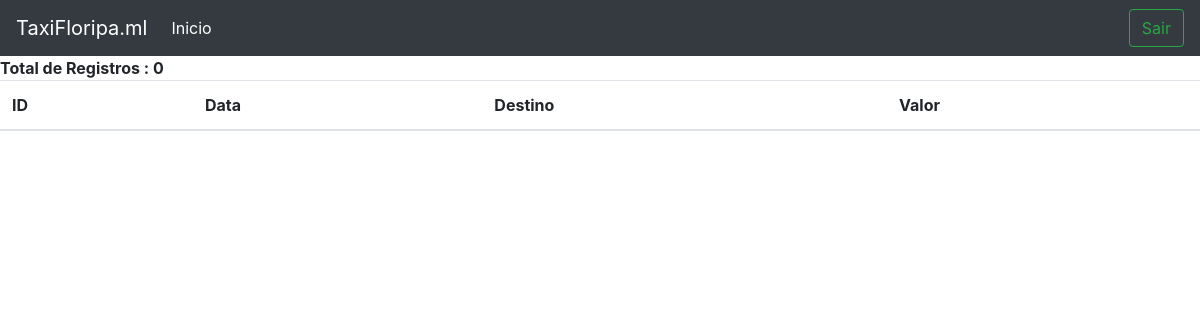
Page /taxi/ListarCorridas.php (signed in) on the earlier database version.
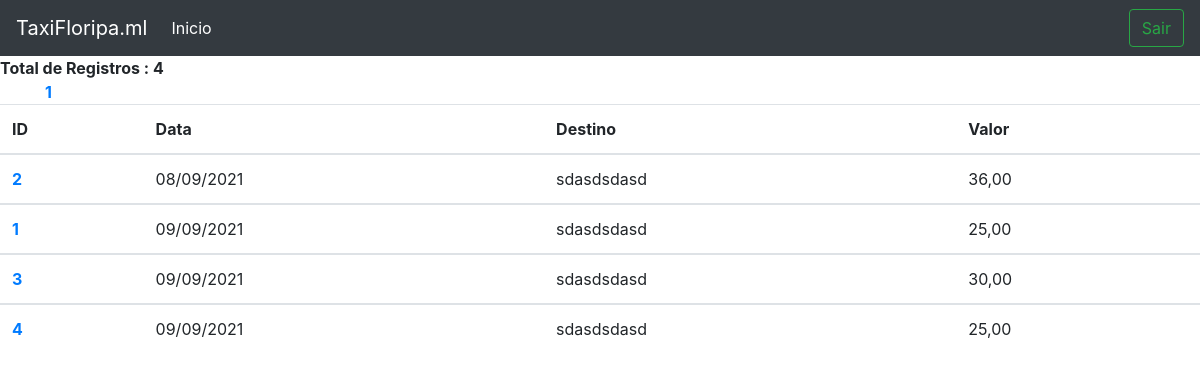
Same page on the later database version.
### tables this page shows
CREATE TABLE `corridas` (
  `Id` int(11) NOT NULL,
  `destino` varchar(50) NOT NULL,
  `pagamento` varchar(100) NOT NULL,
  `valor` varchar(100) NOT NULL,
  `usuario` varchar(100) NOT NULL,
  `data` varchar(100) NOT NULL,
  `dia` varchar(20) NOT NULL,
  `mes` varchar(20) NOT NULL,
  `ano` varchar(20) NOT NULL
);

### taxi/ListarCorridas.php (the view, shortened to what this page needs)
<?php
include ("topoLimpo.php");
?>
<!DOCTYPE html>
<html lang="pt-br">
  <head>
    <link rel="stylesheet" href="https://stackpath.bootstrapcdn.com/bootstrap/4.1.3/css/bootstrap.min.css">
    </head>
  <body>
<?php
include("../conecta.php");
?>
 <table class="table table-hover">
  <thead>
    <tr>
    <th scope="col">ID</th>
      <th scope="col">Data</th>
      <th scope="col">Destino</th>
      <th scope="col">Valor</th>
    </tr>
 </thead>
<?php
    $pagina = (isset($_GET['pagina']))? $_GET['pagina'] : 1;
    $cmd = "select * from corridas";
    $produtos = mysqli_query($con,$cmd);
    $total = mysqli_num_rows($produtos);
    $registros = 10000;
    $numPaginas = ceil($total/$registros);
    $inicio = ($registros*$pagina)-$registros;
    $cmd = "select * from corridas ORDER BY data ASC limit $inicio,$registros";
    $produtos = mysqli_query($con,$cmd);
    echo "<b>";
    echo "Total de Registros : ".$total = mysqli_num_rows($produtos);
    echo "<br>";
    while ($produto = mysqli_fetch_array($produtos)) {
      echo "<tbody>";
      echo"<tr>";
      echo "<th scope='row'>";
      echo "<a href='ListarDetalhadamente.php?cod=$produto[Id]'>";
      echo $produto['Id'];
      echo "</a>";
      echo "</th>";
      echo "<td>";
      echo $produto['data'];
      echo"</td>";
      echo "<td>";
      echo $produto['destino'];
      echo"</td>";
      echo "<td>";
      echo $produto['valor'];
      echo"</td>";
      echo"</tbody>";
  }
echo "<div class='container'>";
    for($i = 1; $i < $numPaginas + 1; $i++) {
        echo "<a href='ListarCorridas.php?pagina=$i'>".$i."</a> ";
    }
echo "</div>";
?>

Differences in the rows shown:
added corridas: Id "2", data "08/09/2021", destino "sdasdsdasd", valor "36,00"
added corridas: Id "1", data "09/09/2021", destino "sdasdsdasd", valor "25,00"
added corridas: Id "3", data "09/09/2021", destino "sdasdsdasd", valor "30,00"
added corridas: Id "4", data "09/09/2021", destino "sdasdsdasd", valor "25,00"
Other differences:
$total = mysqli_num_rows($produtos): "0" → "4"
new list line: "1"
